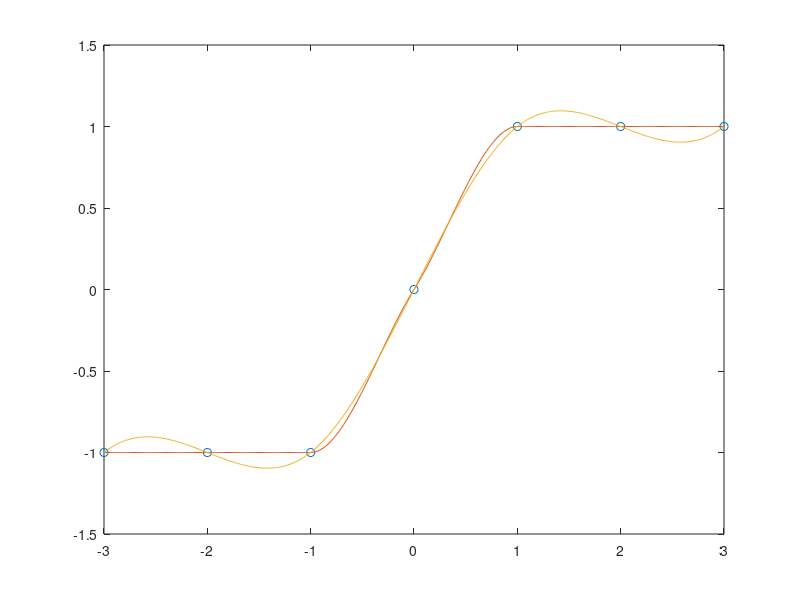

Here is the MATLAB script that generated this plot: (Note: this script raises an error after producing the figure.)
x = -3:3;
      y = [-1 -1 -1 0 1 1 1];
      t = -3:.01:3;
      plot(x,y,'o',t,[pchip(x,y,t); spline(x,y,t)])
      legend('data','pchip','spline',4)